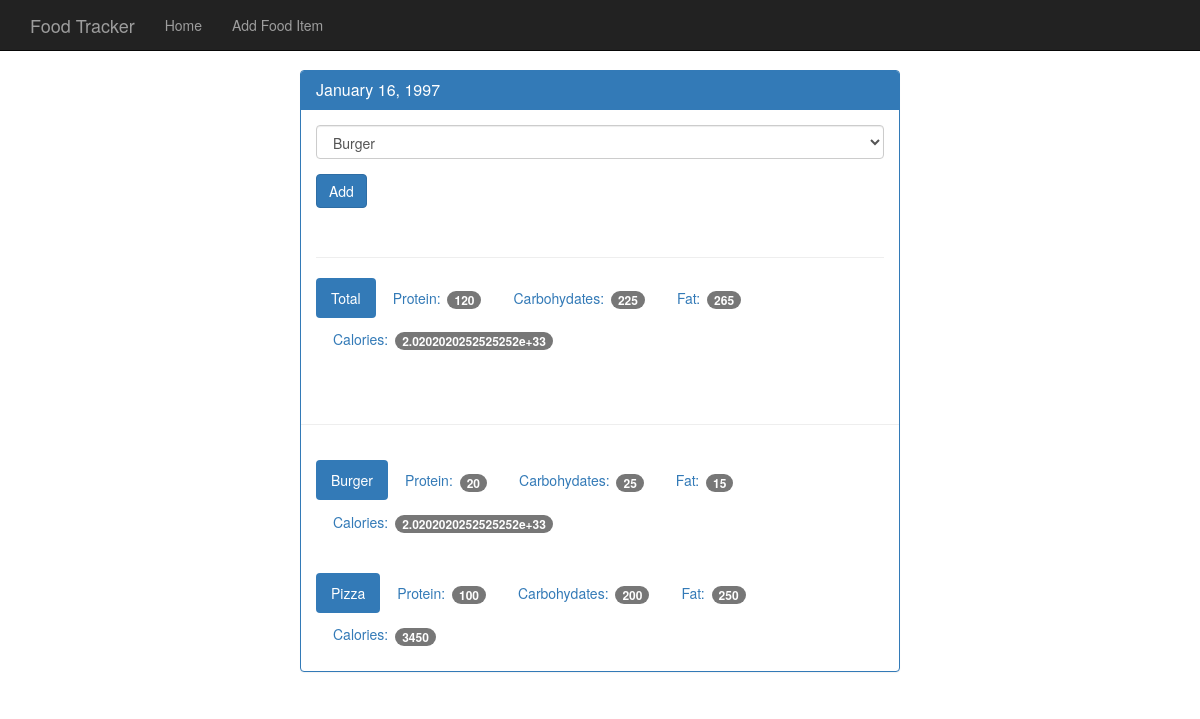
The app's page /view/19970116 with its own data.
### tables this page shows
CREATE TABLE food(
	id integer primary key autoincrement,
	name text not null,
	protein integer not null,
	carbohydrates integer not null,
	fat integer not null,
	calories integer not null
);

### app.py (the view)
@app.route('/view/<date>', methods = ['GET', 'POST'])
def view(date):
	db = get_db()
	cur = db.execute('select id, entry_date from log_date where entry_date = ?', [date])
	date_result = cur.fetchone()
	if request.method == 'POST':
		db.execute('insert into food_date (food_id, log_date_id) values (?, ?)', [request.form['food-select'], date_result['id']])
		db.commit()
	d = datetime.strptime(str(date_result['entry_date']), '%Y%m%d')
	pretty_date = datetime.strftime(d, '%B %d, %Y')
	food_cur = db.execute('select id, name from food')
	food_results = food_cur.fetchall()
	log_cur = db.execute('''select food.name, food.protein, food.carbohydrates, food.fat, food.calories
							from log_date
							join food_date on food_date.log_date_id = log_date.id
							join food on food.id = food_date.food_id
							where log_date.entry_date = ?''', [date])
	log_results = log_cur.fetchall()
	totals = {}
	totals['protein'] = 0
	totals['carbohydrates'] =0
	totals['fat'] = 0
	totals['calories'] = 0
	for food in log_results:
		totals['protein'] += food['protein']
		totals['carbohydrates'] += food['carbohydrates']
		totals['fat'] += food['fat']
		totals['calories'] += food['calories']
	return render_template('day.html', entry_date = date_result['entry_date'], pretty_date = pretty_date,\
							 food_results = food_results, log_results = log_results, totals=totals)

### database.py (called while the page is built)
def connect_db():
	sql = sqlite3.connect('/home/tapas/Downloads/flask_app/food tracker app/food_log.db')
	sql.row_factory = sqlite3.Row
	return sql

def get_db():
	if not hasattr(g, 'sqlite3_db'):
		g.sqlite_db = connect_db()
	return g.sqlite_db

### templates/day.html
{% extends "base.html" %}
{% block body %}
    <nav class="navbar navbar-inverse navbar-fixed-top">
      <div class="container">
        <div class="navbar-header">
          <a class="navbar-brand" href="{{ url_for('index') }}">Food Tracker</a>
        </div>
        <div id="navbar" class="navbar-collapse collapse">
          <ul class="nav navbar-nav">
            <li><a href="{{ url_for('index') }}">Home</a></li>
            <li><a href="{{ url_for('food') }}">Add Food Item</a></li>
          </ul>
        </div>
      </div>
    </nav>
    <div class="container theme-showcase col-sm-6 col-sm-offset-3" role="main">
      <div class="row">
        <div>
          <div class="panel panel-primary">
            <div class="panel-heading">
              <h3 class="panel-title">{{ pretty_date }}</h3>
            </div>
            <div class="panel-body">
              <form method="POST" action="{{ url_for('view', date= entry_date) }}">
                <div class="form-group">
                  <select class="form-control" name="food-select">
                    {% for food in food_results %}
                    <option value={{ food.id }}>{{ food.name }}</option>
                    {% endfor %}
                  </select>
                </div>
                <button type="submit" class="btn btn-primary">Add</button>
              </form>
              <div class="page-header"></div>
              <ul class="nav nav-pills" role="tablist">
                <li class="active"><a>Total</a></li>
                <li><a>Protein: <span class="badge">{{ totals.protein }}</span></a></li>
                <li><a>Carbohydates: <span class="badge">{{ totals.carbohydrates }}</span></a></li>
                <li><a>Fat: <span class="badge">{{ totals.fat }}</span></a></li>
                <li><a>Calories: <span class="badge">{{totals.calories}}</span></a></li>
              </ul>
            </div>
            <div class="page-header"></div>
            {% for food in log_results %}
            <div class="panel-body">
              <ul class="nav nav-pills" role="tablist">
                <li class="active"><a>{{ food.name }}</a></li>
                <li><a>Protein: <span class="badge">{{ food.protein }}</span></a></li>
                <li><a>Carbohydates: <span class="badge">{{ food.carbohydrates }}</span></a></li>
                <li><a>Fat: <span class="badge">{{ food.fat }}</span></a></li>
                <li><a>Calories: <span class="badge">{{ food.calories }}</span></a></li>
              </ul>
            </div>
            {% endfor %}
          </div>
        </div>
      </div>
    </div>
{% endblock %}

### static/theme.css (style rules this page uses)
body { padding-top: 70px; padding-bottom: 30px; }

### records on screen
food: name "Burger", protein "20", carbohydrates "25", fat "15", calories "2.0202020252525252e+33"
food: name "Pizza", protein "100", carbohydrates "200", fat "250", calories "3450"

### other values on screen
{{ pretty_date }} "January 16, 1997"
{{ totals.protein }} "120"
{{ totals.carbohydrates }} "225"
{{ totals.fat }} "265"
{{ totals.calories }} "2.0202020252525252e+33"
form field food-select "Burger"
